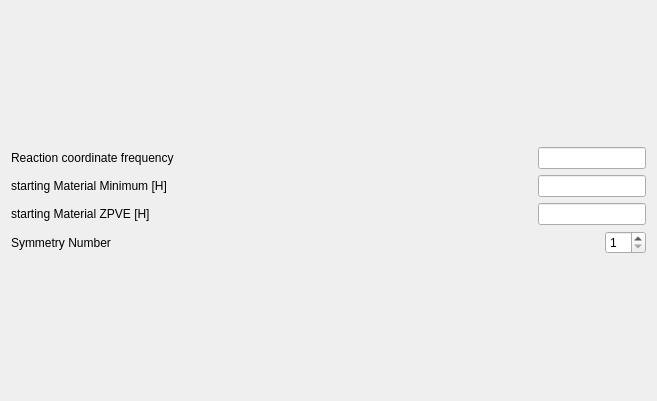
<?xml version="1.0" encoding="UTF-8"?>
<ui version="4.0">
<comment> This file is part of TUNNEX.

 TUNNEX is free software: you can redistribute it and/or modify
 it under the terms of the GNU General Public License as published by
 the Free Software Foundation, either version 3 of the License, or
 laster any later version.

 TUNNEX is distributed in the hope that it will be useful,
 but WITHOUT ANY WARRANTY; without even the implied warranty of
 MERCHANTABILITY or FITNESS FOR A PARTICULAR PURPOSE.  See the
 GNU General Public License for more details.

 You should have received a copy of the GNU General Public License
 along with TUNNEX.  If not, see http://www.gnu.org/licenses/.

 TUNNEX 1.0.0 
 Copyright (c) Henrik Quanz
 </comment>
 <class>paramWidget</class>
 <widget class="QWidget" name="paramWidget">
  <property name="geometry">
   <rect>
    <x>0</x>
    <y>0</y>
    <width>657</width>
    <height>401</height>
   </rect>
  </property>
  <property name="sizePolicy">
   <sizepolicy hsizetype="Fixed" vsizetype="MinimumExpanding">
    <horstretch>0</horstretch>
    <verstretch>0</verstretch>
   </sizepolicy>
  </property>
  <property name="windowTitle">
   <string>Parameters</string>
  </property>
  <property name="locale">
   <locale language="English" country="UnitedStates"/>
  </property>
  <layout class="QGridLayout" name="gridLayout">
   <item row="0" column="0">
    <layout class="QVBoxLayout" name="verticalLayout">
     <item>
      <layout class="QHBoxLayout" name="horizontalLayout">
       <item>
        <widget class="QLabel" name="label_4">
         <property name="text">
          <string>Reaction coordinate frequency</string>
         </property>
        </widget>
       </item>
       <item>
        <spacer name="horizontalSpacer_4">
         <property name="orientation">
          <enum>Qt::Horizontal</enum>
         </property>
         <property name="sizeHint" stdset="0">
          <size>
           <width>75</width>
           <height>20</height>
          </size>
         </property>
        </spacer>
       </item>
       <item>
        <widget class="QLineEdit" name="startingMaterial_freq">
         <property name="sizePolicy">
          <sizepolicy hsizetype="Fixed" vsizetype="Fixed">
           <horstretch>0</horstretch>
           <verstretch>0</verstretch>
          </sizepolicy>
         </property>
         <property name="inputMask">
          <string/>
         </property>
        </widget>
       </item>
      </layout>
     </item>
     <item>
      <layout class="QHBoxLayout" name="horizontalLayout_2">
       <item>
        <widget class="QLabel" name="label_3">
         <property name="text">
          <string>starting Material Minimum [H]</string>
         </property>
        </widget>
       </item>
       <item>
        <spacer name="horizontalSpacer_3">
         <property name="orientation">
          <enum>Qt::Horizontal</enum>
         </property>
         <property name="sizeHint" stdset="0">
          <size>
           <width>125</width>
           <height>20</height>
          </size>
         </property>
        </spacer>
       </item>
       <item>
        <widget class="QLineEdit" name="startingMaterial_en">
         <property name="sizePolicy">
          <sizepolicy hsizetype="Fixed" vsizetype="Fixed">
           <horstretch>0</horstretch>
           <verstretch>0</verstretch>
          </sizepolicy>
         </property>
         <property name="inputMask">
          <string/>
         </property>
        </widget>
       </item>
      </layout>
     </item>
     <item>
      <layout class="QHBoxLayout" name="horizontalLayout_3">
       <item>
        <widget class="QLabel" name="label_2">
         <property name="text">
          <string>starting Material ZPVE [H]</string>
         </property>
        </widget>
       </item>
       <item>
        <spacer name="horizontalSpacer_2">
         <property name="orientation">
          <enum>Qt::Horizontal</enum>
         </property>
         <property name="sizeHint" stdset="0">
          <size>
           <width>145</width>
           <height>20</height>
          </size>
         </property>
        </spacer>
       </item>
       <item>
        <widget class="QLineEdit" name="startingMaterial_ZPVE">
         <property name="sizePolicy">
          <sizepolicy hsizetype="Fixed" vsizetype="Fixed">
           <horstretch>0</horstretch>
           <verstretch>0</verstretch>
          </sizepolicy>
         </property>
         <property name="inputMask">
          <string/>
         </property>
        </widget>
       </item>
      </layout>
     </item>
     <item>
      <layout class="QHBoxLayout" name="horizontalLayout_6">
       <item>
        <widget class="QLabel" name="label">
         <property name="text">
          <string>Symmetry Number</string>
         </property>
        </widget>
       </item>
       <item>
        <spacer name="horizontalSpacer">
         <property name="orientation">
          <enum>Qt::Horizontal</enum>
         </property>
         <property name="sizeHint" stdset="0">
          <size>
           <width>40</width>
           <height>20</height>
          </size>
         </property>
        </spacer>
       </item>
       <item>
        <widget class="QSpinBox" name="symmetry_number">
         <property name="minimum">
          <number>1</number>
         </property>
         <property name="maximum">
          <number>12</number>
         </property>
         <property name="value">
          <number>1</number>
         </property>
        </widget>
       </item>
      </layout>
     </item>
    </layout>
   </item>
  </layout>
 </widget>
 <resources/>
 <connections/>
</ui>
